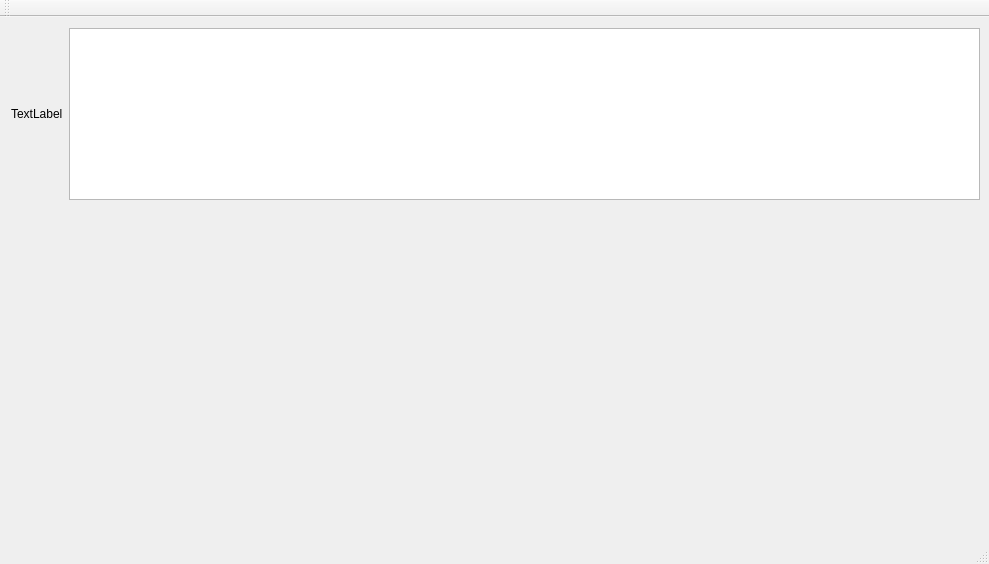
<?xml version="1.0" encoding="UTF-8"?>
<ui version="4.0">
 <class>MainWindow</class>
 <widget class="QMainWindow" name="MainWindow">
  <property name="geometry">
   <rect>
    <x>0</x>
    <y>0</y>
    <width>989</width>
    <height>564</height>
   </rect>
  </property>
  <property name="windowTitle">
   <string>MainWindow</string>
  </property>
  <property name="styleSheet">
   <string notr="true"/>
  </property>
  <widget class="QWidget" name="centralWidget">
   <widget class="QWidget" name="">
    <property name="geometry">
     <rect>
      <x>0</x>
      <y>0</y>
      <width>991</width>
      <height>194</height>
     </rect>
    </property>
    <layout class="QHBoxLayout" name="horizontalLayout">
     <property name="sizeConstraint">
      <enum>QLayout::SetNoConstraint</enum>
     </property>
     <item>
      <widget class="QLabel" name="label">
       <property name="text">
        <string>TextLabel</string>
       </property>
      </widget>
     </item>
     <item>
      <widget class="QTextBrowser" name="textBrowser"/>
     </item>
    </layout>
   </widget>
  </widget>
  <widget class="QMenuBar" name="menuBar">
   <property name="geometry">
    <rect>
     <x>0</x>
     <y>0</y>
     <width>989</width>
     <height>26</height>
    </rect>
   </property>
  </widget>
  <widget class="QToolBar" name="mainToolBar">
   <attribute name="toolBarArea">
    <enum>TopToolBarArea</enum>
   </attribute>
   <attribute name="toolBarBreak">
    <bool>false</bool>
   </attribute>
  </widget>
  <widget class="QStatusBar" name="statusBar"/>
 </widget>
 <layoutdefault spacing="6" margin="11"/>
 <resources/>
 <connections/>
</ui>
